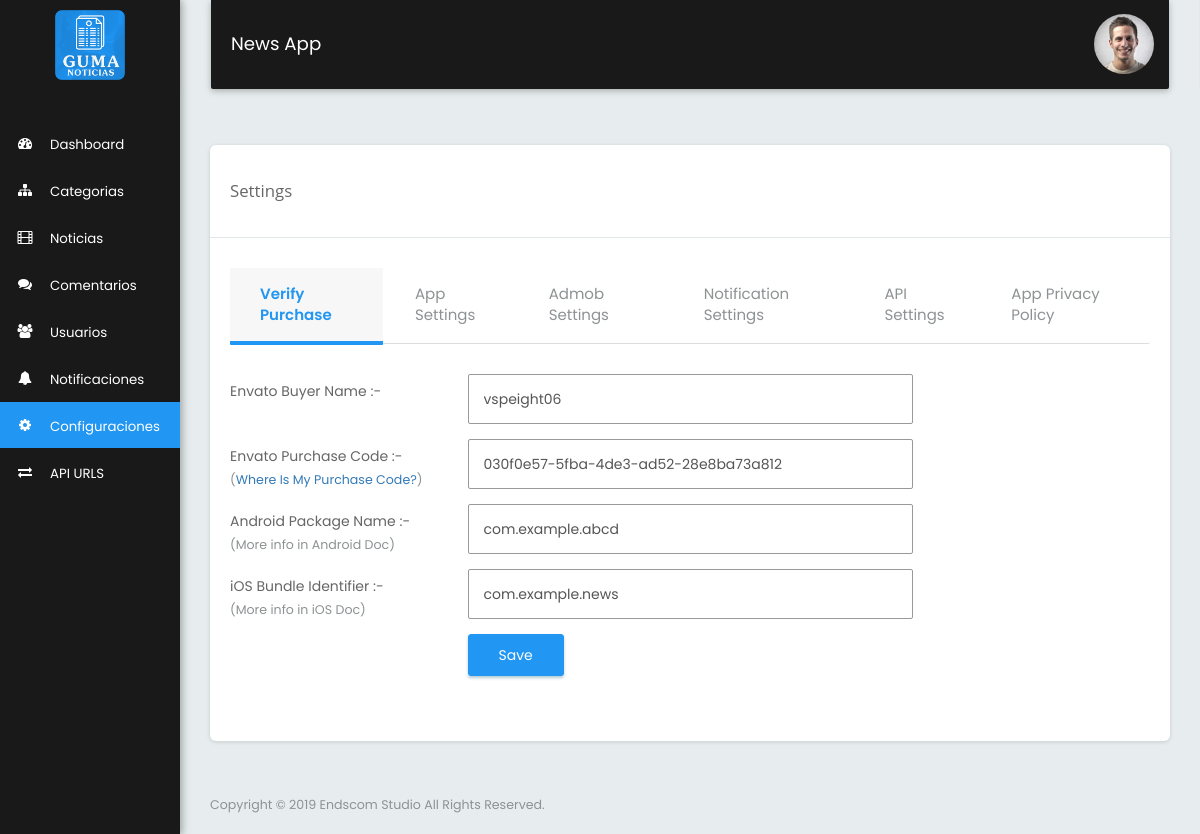
The app's page /settings.php (signed in) with its own data.
### tables this page shows
CREATE TABLE `tbl_settings` (
  `id` int(11) NOT NULL,
  `envato_buyer_name` varchar(255) NOT NULL,
  `envato_purchase_code` varchar(255) NOT NULL,
  `envato_purchased_status` int(1) NOT NULL DEFAULT '0',
  `package_name` varchar(255) DEFAULT NULL,
  `ios_bundle_identifier` varchar(255) DEFAULT NULL,
  `onesignal_app_id` varchar(500) NOT NULL,
  `email_from` varchar(255) NOT NULL,
  `onesignal_rest_key` varchar(500) NOT NULL,
  `app_name` varchar(255) NOT NULL,
  `app_logo` varchar(255) NOT NULL,
  `app_email` varchar(255) NOT NULL,
  `app_version` varchar(255) NOT NULL,
  `app_author` varchar(255) NOT NULL,
  `app_contact` varchar(255) NOT NULL,
  `app_website` varchar(255) NOT NULL,
  `app_description` text NOT NULL,
  `app_developed_by` varchar(255) NOT NULL,
  `app_privacy_policy` text NOT NULL,
  `api_all_order_by` varchar(255) NOT NULL,
  `api_latest_limit` int(3) NOT NULL,
  `api_cat_order_by` varchar(255) NOT NULL,
  `api_cat_post_order_by` varchar(255) NOT NULL,
  `publisher_id` varchar(500) NOT NULL,
  `interstital_ad` varchar(500) NOT NULL,
  `interstital_ad_id` varchar(500) NOT NULL,
  `interstital_ad_click` varchar(500) NOT NULL,
  `banner_ad` varchar(500) NOT NULL,
  `banner_ad_id` varchar(500) NOT NULL,
  `publisher_id_ios` varchar(500) NOT NULL,
  `app_id_ios` varchar(500) NOT NULL,
  `interstital_ad_ios` varchar(500) NOT NULL,
  `interstital_ad_id_ios` varchar(500) NOT NULL,
  `interstital_ad_click_ios` varchar(500) NOT NULL,
  `banner_ad_ios` varchar(500) NOT NULL,
  `banner_ad_id_ios` varchar(500) NOT NULL
);

### settings.php (the view, shortened to what this page needs)
<?php include("includes/header.php");
	$qry="SELECT * FROM tbl_settings where id='1'";
  $result=mysqli_query($mysqli,$qry);
  $settings_row=mysqli_fetch_assoc($result);
?>
	 <div class="row" >
      <div class="col-md-12">
        <div class="card">
		  <div class="page_title_block">
            <div class="col-md-5 col-xs-12">
              <div class="page_title">Settings</div>
            </div>
          </div>
          <div class="clearfix"></div>
          <div class="card-body mrg_bottom">
            <ul class="nav nav-tabs" role="tablist">
                <li role="presentation" class="active"><a href="#verify_purchase" aria-controls="verify_purchase" role="tab" data-toggle="tab">Verify Purchase</a></li>
                <li role="presentation"><a href="#app_settings" aria-controls="app_settings" role="tab" data-toggle="tab">App Settings</a></li>
                <li role="presentation"><a href="#admob_settings" aria-controls="admob_settings" role="tab" data-toggle="tab">Admob Settings</a></li>
                <li role="presentation"><a href="#notification_settings" aria-controls="notification_settings" role="tab" data-toggle="tab">Notification Settings</a></li>
                 <li role="presentation"><a href="#api_settings" aria-controls="api_settings" role="tab" data-toggle="tab">API Settings</a></li>
                <li role="presentation"><a href="#api_privacy_policy" aria-controls="api_privacy_policy" role="tab" data-toggle="tab">App Privacy Policy</a></li>
            </ul>
           <div class="tab-content">
              <div role="tabpanel" class="tab-pane active" id="verify_purchase">
              <form action="" name="verify_purchase" method="post" class="form form-horizontal" enctype="multipart/form-data" id="api_form">
                <div class="section">
                <div class="section-body">
                  <div class="form-group">
                    <label class="col-md-3 control-label">Envato Buyer Name :-</label>
                    <div class="col-md-6">
                      <input type="text" name="envato_buyer_name" id="envato_buyer_name" value="<?php echo $settings_row['envato_buyer_name'];?>" class="form-control" placeholder="viaviwebtech">
                    </div>
                  </div>
                  <div class="form-group">
                    <label class="col-md-3 control-label">Envato Purchase Code :-
                      <p class="control-label-help">(<a href="https://help.market.envato.com/hc/en-us/articles/202822600-Where-Is-My-Purchase-Code" target="_blank">Where Is My Purchase Code?</a>)</p>
                    </label>
                    <div class="col-md-6">
                      <input type="text" name="envato_purchase_code" id="envato_purchase_code" value="<?php echo $settings_row['envato_purchase_code'];?>" class="form-control" placeholder="xxxx-xxxx-xxxx-xxxx-xxxx">
                    </div>
                  </div>
                  <div class="form-group">
                    <label class="col-md-3 control-label">Android Package Name :-
                      <p class="control-label-help">(More info in Android Doc)</p>
                    </label>
                    <div class="col-md-6">
                      <input type="text" name="package_name" id="package_name" value="<?php echo $settings_row['package_name'];?>" class="form-control" placeholder="com.example.myapp">
                    </div>
                  </div>
                  <div class="form-group">
                    <label class="col-md-3 control-label">iOS Bundle Identifier :-
                      <p class="control-label-help">(More info in iOS Doc)</p>
                    </label>
                    <div class="col-md-6">
                      <input type="text" name="ios_bundle_identifier" id="ios_bundle_identifier" value="<?php echo $settings_row['ios_bundle_identifier'];?>" class="form-control" placeholder="com.example.myapp.ios">
                    </div>
                  </div>
                  <div class="form-group">
                  <div class="col-md-9 col-md-offset-3">
                    <button type="submit" name="verify_purchase_submit" class="btn btn-primary">Save</button>
                  </div>
                  </div>
                </div>
                </div>
              </form>
            </div>
            </div>
          </div>
        </div>
      </div>
    </div>
<?php include("includes/footer.php");?>

### records on screen
tbl_settings: envato_buyer_name "vspeight06", envato_purchase_code "030f0e57-5fba-4de3-ad52-28e8ba73a812", package_name "com.example.abcd", ios_bundle_identifier "com.example.news"

### other values on screen
APP_NAME "News App"
